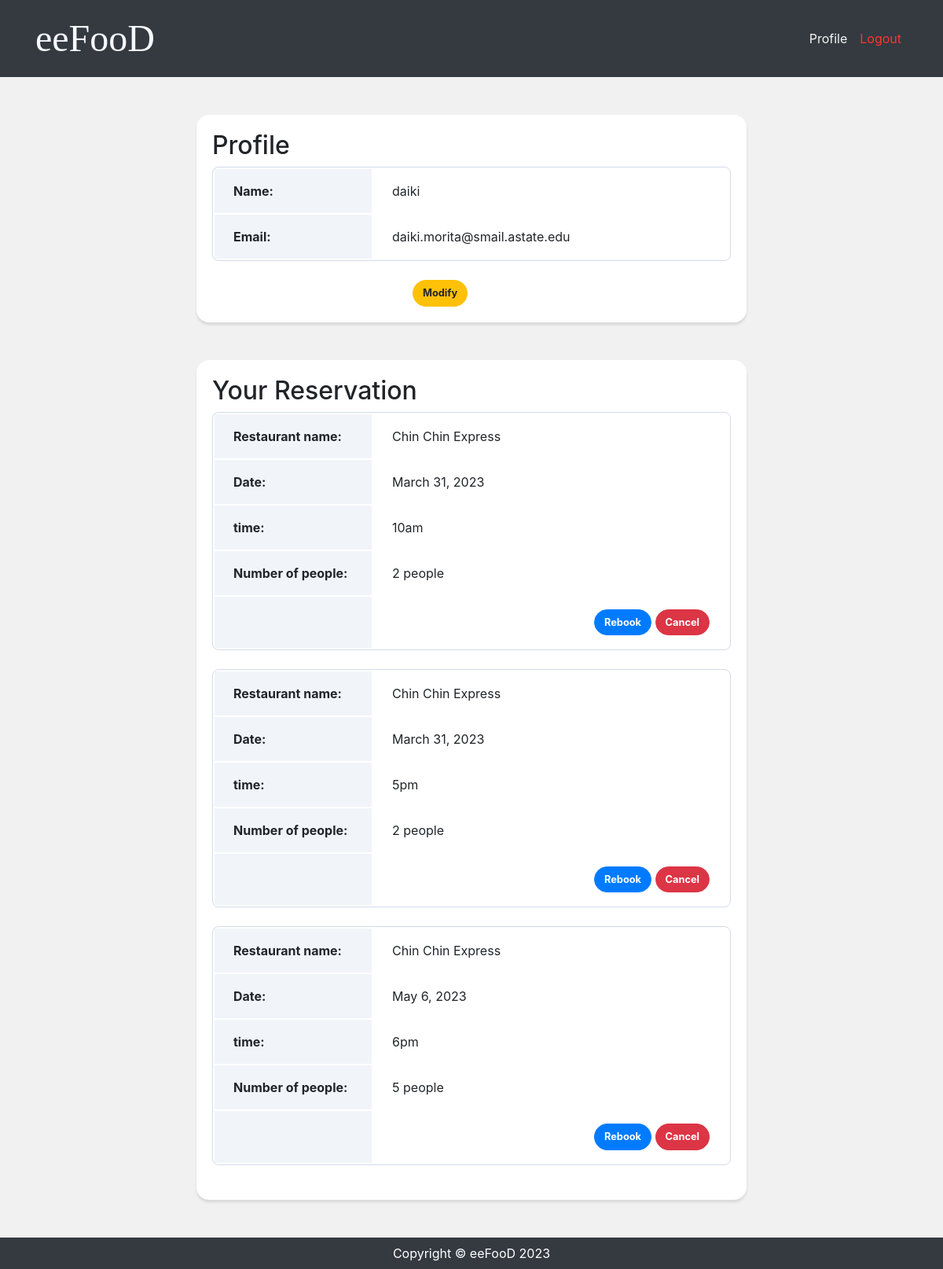
/accounts/profile/ (signed in), run on an earlier commit of the app's database.
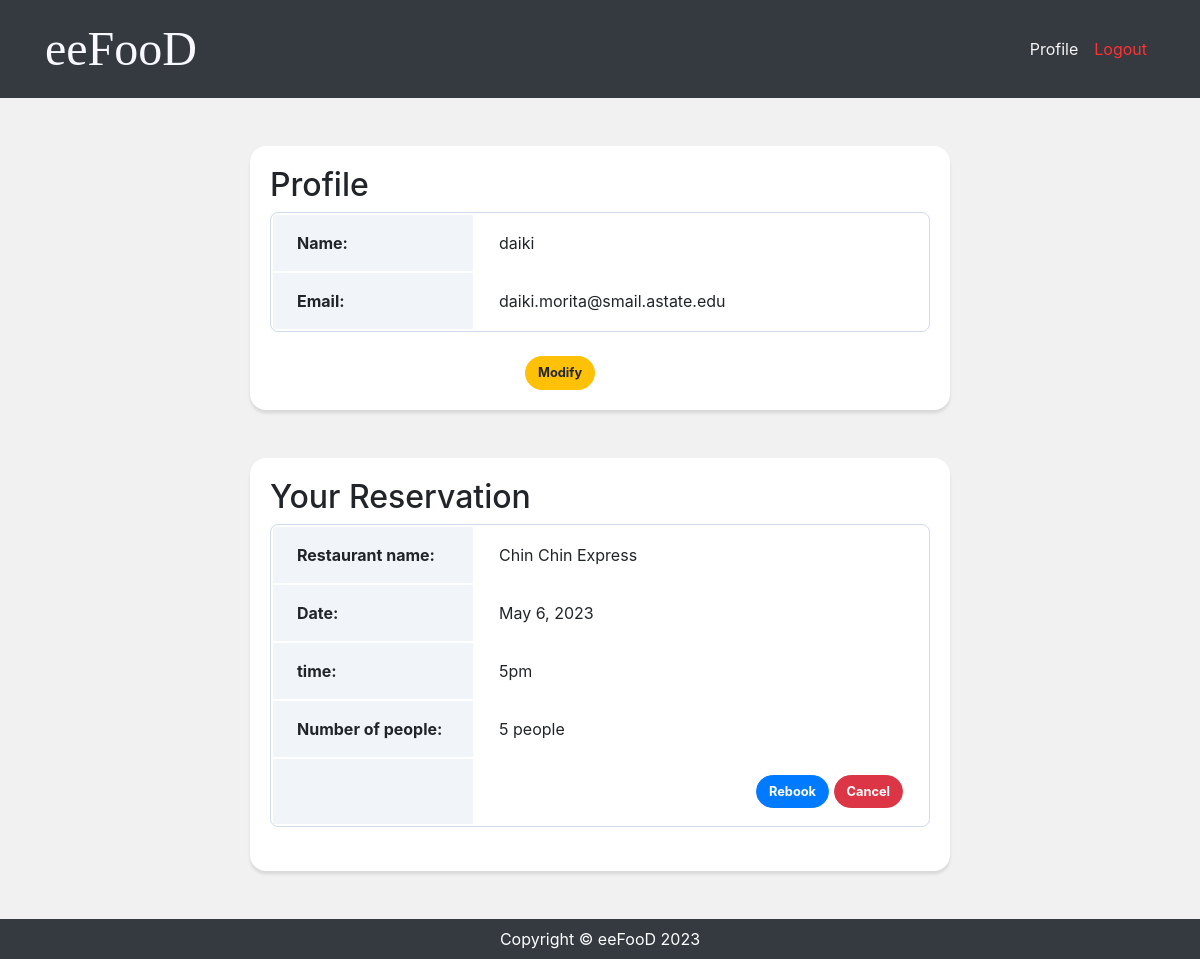
And on a later commit of the database.
### application/models.py (models this page shows, shortened)
class Reservation(models.Model):
    restaurant = models.ForeignKey(
        Restaurants,
        on_delete=models.CASCADE
    )
    name = models.ForeignKey(
        settings.AUTH_USER_MODEL,
        on_delete=models.CASCADE,
        null=True
    )
    date = models.DateField(
        blank=False,
    )
    time = models.IntegerField(
        verbose_name='time',
        choices=TIME_SCHEDULE,
        default='1'
    )
    num_people = models.IntegerField(
        blank=False,
    )
    def get_time_display(self):
        for time in TIME_SCHEDULE:
            if time[0] == self.time:
                return time[1]
        return ''

class Restaurants(models.Model):
    name = models.CharField(
        max_length=255,
        blank=False,
        null=False,
        primary_key=True
    )
    addr = models.CharField(
        max_length=300,
        blank=False,
        null=False
    )
    table = models.PositiveSmallIntegerField(
        blank=False,
        null=False,
    )
    Genre = models.CharField(
        max_length=255,
        blank=False,
        null=False,
    )
    phone = PhoneNumberField(
        blank=False,
        null=False
    )
    img = models.ImageField(
        blank=True,
        upload_to='media/'
    )
    def __str__(self):
        return self.name

### accounts/views.py (the view)
# urls.py: path('profile/', views.ProfileView.as_view(), name = 'profile'),
class ProfileView(View):
    def get(self, request, *args, **kwargs):
        user = self.request.user
        reservation = Reservation.objects.filter(name=user)
        return render(request, 'accounts/profile.html', {
            'reservation': reservation,
        })

### accounts/templates/accounts/profile.html
{% extends 'application/base.html' %}
{% block content %}
<div class="card card-profile my-5 mx-auto">
    <div class="card-body">
        <h2>Profile</h2>
        <table class="profile_table mb-4">
            <tbody>
                <tr>
                    <th class="header">Name:</th>
                    <td class="data">{{ user.username }}</td>
                </tr>
                <tr>
                    <th class="header">Email:</th>
                    <td class="data">{{ user.email }}</td>
                </tr>
            </tbody>
        </table>
        <div class="button mx-auto">
            <a href="{% url 'modification' %}" class= "btn btn-warning">Modify</a>
        </div>
    </div>
</div>
{% if reservation %}
    <div class="card card-profile my-5 mx-auto">
        <div class="card-body">
            <h2>Your Reservation</h2>
            {% for reservation in reservation %}
                <table class="profile_table mb-4">
                    <tbody>
                        <tr>
                            <th class="header">Restaurant name:</th>
                            <td class="data">{{ reservation.restaurant }}</td>
                        </tr>
                        <tr>
                            <th class="header">Date:</th>
                            <td class="data">{{ reservation.date }}</td>
                        </tr>
                        <tr>
                            <th class="header">time:</th>
                            <td class="data">{{ reservation.get_time_display }}</td>
                        </tr>
                        <tr>
                            <th class="header">Number of people:</th>
                            <td class="data">{{ reservation.num_people }} people</td>
                        </tr>
                        <tr>
                            <th class="header"></th>
                            <td class="data">
                                <div class="box" align="right">
                                    <a href="{% url 'reservation_update' reservation.pk %}" class="btn btn-primary">Rebook</a>
                                    <a href="{% url 'reservation_delete' reservation.pk %}" class="btn btn-danger">Cancel</a>
                                </div>
                            </td>
                        </tr>
                    </tbody>
                </table>
            {% endfor %}
        </div>
    </div>
{% endif %}
{% endblock %}

What changed in the data, as far as the page shows it:
removed Reservation: restaurant "Chin Chin Express", date "March 31, 2023", time "10am", num_people "2"
removed Reservation: restaurant "Chin Chin Express", date "March 31, 2023", time "5pm", num_people "2"
changed Reservation "Chin Chin Express": time "6pm" → "5pm"
